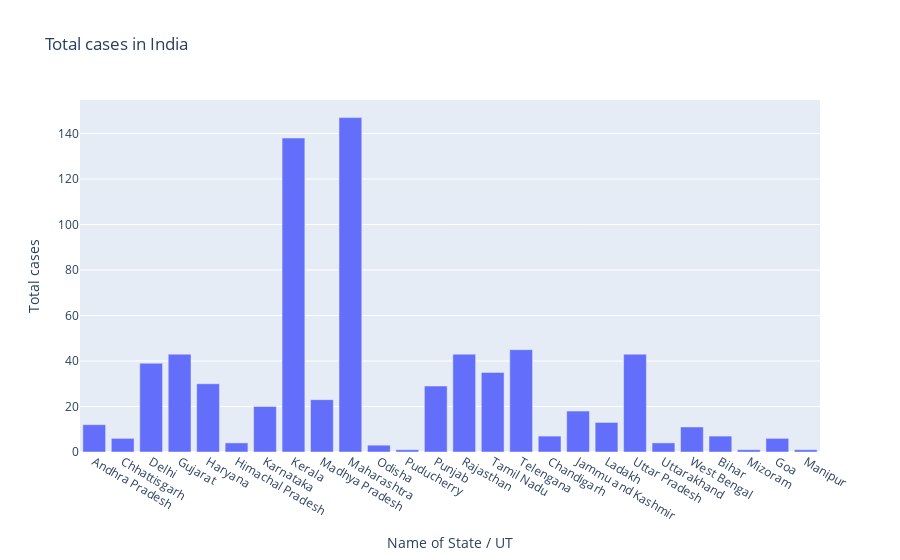

Here is the notebook cell this chart was saved with:
### Code cell
#Matplotlib
fig=plt.figure(figsize=(20,10),dpi=100)
axes=fig.add_axes([0,0,1,1])
axes.bar(df['Name of State / UT'],df['Total cases'])
axes.set_title('Total Cases in India')
axes.set_xlabel("Name of State / UT")
axes.set_ylabel("Total cases")
plt.show()


#plotly
fig=go.Figure()
fig.add_trace(go.Bar(x=df['Name of State / UT'],y=df['Total cases']))
fig.update_layout(title='Total cases in India',xaxis=dict(title='Name of State / UT'),yaxis=dict(title='Total cases'))

### Figure 1 — Plotly figure (JSON) as saved in the notebook; plotly's stock layout.template omitted (floating-point values rounded to 4 significant figures)
{"data": [{"type": "bar", "x": ["Andhra Pradesh", "Chhattisgarh", "Delhi", "Gujarat", "Haryana", "Himachal Pradesh", "Karnataka", "Kerala", "Madhya Pradesh", "Maharashtra", "Odisha", "Puducherry", "Punjab", "Rajasthan", "Tamil Nadu", "Telengana", "Chandigarh", "Jammu and Kashmir", "Ladakh", "Uttar Pradesh", "Uttarakhand", "West Bengal", "Bihar", "Mizoram", "Goa", "Manipur"], "y": [12, 6, 39, 43, 30, 4, 20, 138, 23, 147, 3, 1, 29, 43, 35, 45, 7, 18, 13, 43, 4, 11, 7, 1, 6, 1]}], "layout": {"title": {"text": "Total cases in India"}, "xaxis": {"title": {"text": "Name of State / UT"}}, "yaxis": {"title": {"text": "Total cases"}}}}
